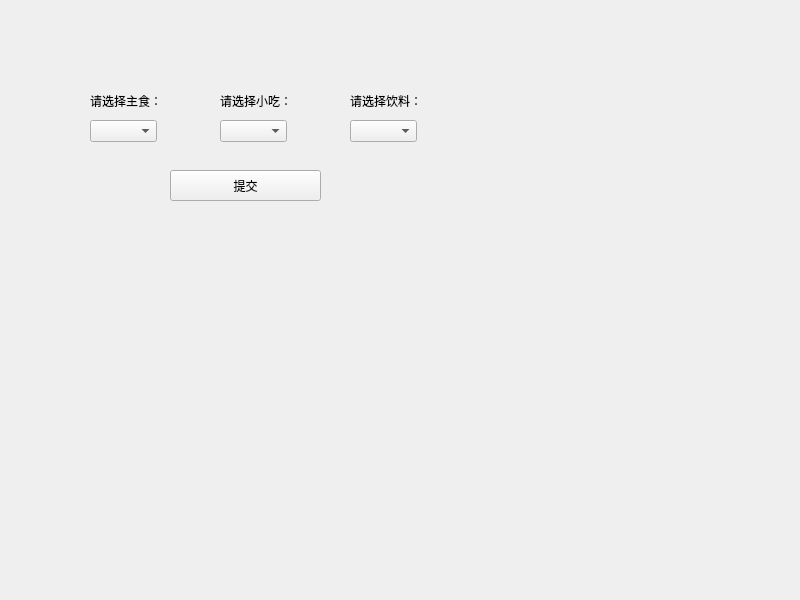
<?xml version="1.0" encoding="UTF-8"?>
<ui version="4.0">
 <class>Widget</class>
 <widget class="QWidget" name="Widget">
  <property name="geometry">
   <rect>
    <x>0</x>
    <y>0</y>
    <width>800</width>
    <height>600</height>
   </rect>
  </property>
  <property name="windowTitle">
   <string>Widget</string>
  </property>
  <widget class="QLabel" name="label">
   <property name="geometry">
    <rect>
     <x>90</x>
     <y>80</y>
     <width>91</width>
     <height>41</height>
    </rect>
   </property>
   <property name="text">
    <string>请选择主食：</string>
   </property>
  </widget>
  <widget class="QLabel" name="label_2">
   <property name="geometry">
    <rect>
     <x>220</x>
     <y>80</y>
     <width>91</width>
     <height>41</height>
    </rect>
   </property>
   <property name="text">
    <string>请选择小吃：</string>
   </property>
  </widget>
  <widget class="QLabel" name="label_3">
   <property name="geometry">
    <rect>
     <x>350</x>
     <y>80</y>
     <width>91</width>
     <height>41</height>
    </rect>
   </property>
   <property name="text">
    <string>请选择饮料：</string>
   </property>
  </widget>
  <widget class="QComboBox" name="comboBox">
   <property name="geometry">
    <rect>
     <x>90</x>
     <y>120</y>
     <width>67</width>
     <height>22</height>
    </rect>
   </property>
  </widget>
  <widget class="QComboBox" name="comboBox_2">
   <property name="geometry">
    <rect>
     <x>220</x>
     <y>120</y>
     <width>67</width>
     <height>22</height>
    </rect>
   </property>
  </widget>
  <widget class="QComboBox" name="comboBox_3">
   <property name="geometry">
    <rect>
     <x>350</x>
     <y>120</y>
     <width>67</width>
     <height>22</height>
    </rect>
   </property>
  </widget>
  <widget class="QPushButton" name="pushButton">
   <property name="geometry">
    <rect>
     <x>170</x>
     <y>170</y>
     <width>151</width>
     <height>31</height>
    </rect>
   </property>
   <property name="text">
    <string>提交</string>
   </property>
  </widget>
 </widget>
 <resources/>
 <connections/>
</ui>
